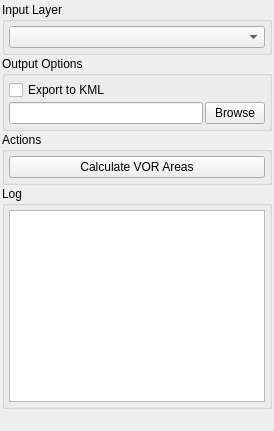
<?xml version="1.0" encoding="UTF-8"?>
<ui version="4.0">
 <class>QPANSOPYVORDockWidget</class>
 <widget class="QDockWidget" name="QPANSOPYVORDockWidget">
  <property name="minimumSize">
   <size>
    <width>250</width>
    <height>200</height>
   </size>
  </property>
    <property name="maximumSize">
     <size>
        <width>16777215</width>
        <height>16777215</height>
     </size>
    </property>
  <widget class="QWidget" name="dockWidgetContents">
   <layout class="QVBoxLayout" name="verticalLayout">
    <property name="spacing">
     <number>1</number>
    </property>
    <property name="margin">
     <number>2</number>
    </property>
    <item>
     <widget class="QGroupBox" name="inputGroup">
      <property name="sizePolicy">
       <sizepolicy hsizetype="Preferred" vsizetype="Fixed">
        <horstretch>0</horstretch>
        <verstretch>0</verstretch>
       </sizepolicy>
      </property>
      <property name="title">
       <string>Input Layer</string>
      </property>
      <layout class="QVBoxLayout" name="inputLayout">
       <property name="spacing">
        <number>2</number>
       </property>
       <property name="margin">
        <number>4</number>
       </property>
       <item>
        <widget class="QgsMapLayerComboBox" name="routingLayerComboBox">
         <property name="sizePolicy">
          <sizepolicy hsizetype="Expanding" vsizetype="Fixed">
           <horstretch>0</horstretch>
           <verstretch>0</verstretch>
          </sizepolicy>
         </property>
        </widget>
       </item>
      </layout>
     </widget>
    </item>
    <item>
     <widget class="QGroupBox" name="outputGroup">
      <property name="sizePolicy">
       <sizepolicy hsizetype="Preferred" vsizetype="Fixed">
        <horstretch>0</horstretch>
        <verstretch>0</verstretch>
       </sizepolicy>
      </property>
      <property name="title">
       <string>Output Options</string>
      </property>
      <layout class="QVBoxLayout" name="outputLayout">
       <property name="spacing">
        <number>2</number>
       </property>
       <property name="margin">
        <number>4</number>
       </property>
       <item>
        <widget class="QCheckBox" name="exportKmlCheckBox">
         <property name="text">
          <string>Export to KML</string>
         </property>
        </widget>
       </item>
       <item>
        <layout class="QHBoxLayout" name="folderLayout">
         <item>
          <widget class="QLineEdit" name="outputFolderLineEdit">
           <property name="readOnly">
            <bool>true</bool>
           </property>
          </widget>
         </item>
         <item>
          <widget class="QPushButton" name="browseButton">
           <property name="text">
            <string>Browse</string>
           </property>
           <property name="maximumSize">
            <size>
             <width>60</width>
             <height>16777215</height>
            </size>
           </property>
          </widget>
         </item>
        </layout>
       </item>
      </layout>
     </widget>
    </item>
    <item>
     <widget class="QGroupBox" name="actionGroup">
      <property name="sizePolicy">
       <sizepolicy hsizetype="Preferred" vsizetype="Fixed">
        <horstretch>0</horstretch>
        <verstretch>0</verstretch>
       </sizepolicy>
      </property>
      <property name="title">
       <string>Actions</string>
      </property>
      <layout class="QVBoxLayout" name="actionLayout">
       <property name="spacing">
        <number>2</number>
       </property>
       <property name="margin">
        <number>4</number>
       </property>
       <item>
        <widget class="QPushButton" name="calculateButton">
         <property name="text">
          <string>Calculate VOR Areas</string>
         </property>
        </widget>
       </item>
      </layout>
     </widget>
    </item>
    <item>
    <widget class="QGroupBox" name="logGroup">
     <property name="sizePolicy">
      <sizepolicy hsizetype="Preferred" vsizetype="Preferred">
       <horstretch>0</horstretch>
       <verstretch>0</verstretch>
      </sizepolicy>
     </property>
      <property name="title">
       <string>Log</string>
      </property>
      <layout class="QVBoxLayout" name="logLayout">
       <property name="spacing">
        <number>2</number>
       </property>
       <property name="margin">
        <number>4</number>
       </property>
    <item>
     <widget class="QTextEdit" name="logTextEdit">
      <property name="sizePolicy">
       <sizepolicy hsizetype="Expanding" vsizetype="Expanding">
        <horstretch>0</horstretch>
        <verstretch>1</verstretch>
       </sizepolicy>
      </property>
      <property name="minimumHeight">
       <number>100</number>
      </property>
      <property name="readOnly">
       <bool>true</bool>
      </property>
     </widget>
    </item>
      </layout>
     </widget>
    </item>
    <item>
     <spacer name="verticalSpacer">
      <property name="orientation">
       <enum>Qt::Vertical</enum>
      </property>
      <property name="sizeHint" stdset="0">
       <size>
      <width>20</width>
      <height>20</height>
       </size>
      </property>
     </spacer>
    </item>
   </layout>
  </widget>
 </widget>
 <customwidgets>
  <customwidget>
   <class>QgsMapLayerComboBox</class>
   <extends>QComboBox</extends>
   <header>qgsmaplayercombobox.h</header>
  </customwidget>
 </customwidgets>
 <resources/>
 <connections/>
</ui>
